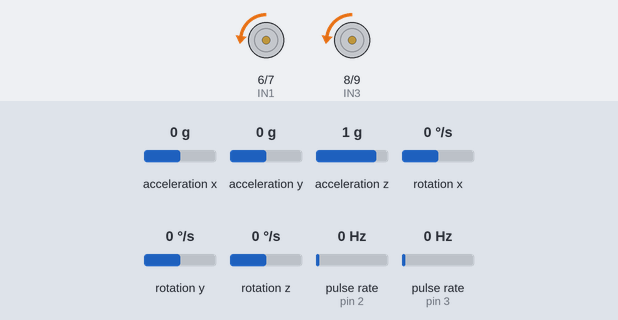
Bench run of a sketch on a simulated Arduino Uno, built with avr-gcc and run on an emulated ATmega328P. On the bench: motor-driver pin pairs drawn as motors (green arrow = first pin HIGH = forward, orange = second pin HIGH = backward, longer = more drive, scaled by the enable pin). Wiring (inferred from the names in the program): 2 × pulse sensor: data pin 2 / data pin 3; MPU-6050 motion sensor at I2C address 0x68. The test bench sets the inputs (shaded band); at power-on: acceleration y 0 g, rotation x 0 °/s, acceleration z 1 g, acceleration x 0 g, rotation y 0 °/s, rotation z 0 °/s, pulse rate (sensors on pin 2, pin 3) 0 Hz.

Above: at 1.2 s.
1.3 s: acceleration y set to -1.4 g
3.6 s: rotation x set to 22 °/s
6.6 s: rotation x set to 26 °/s
At 8.2 s:
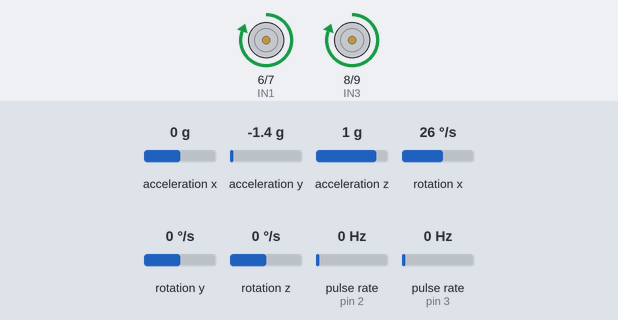
8.5 s: rotation x set to 100 °/s
At 9.86 s:
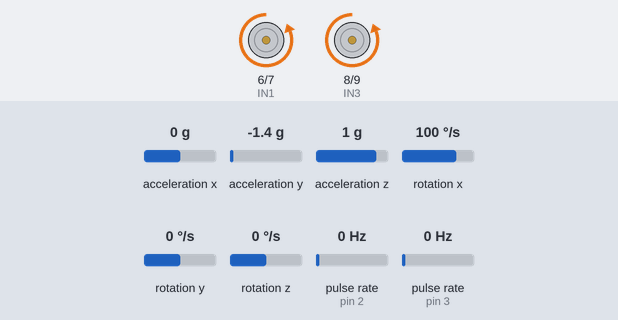
11.4 s: acceleration z set to 0.6 g
14.3 s: acceleration z set to 0.4 g
At 15.8 s:
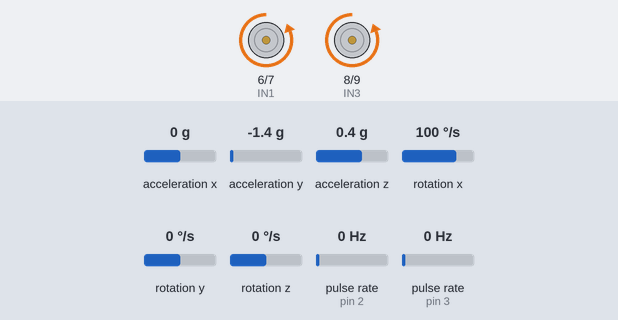
Timing chart, 0 to 17.3 s (numbered marks = the images above; inputs shaded):
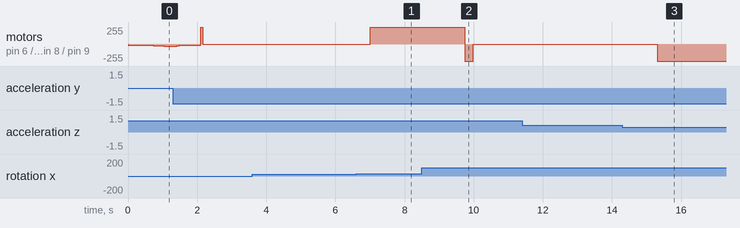

The sketch:

test.ino
```cpp
#include <Wire.h>
#include <MsTimer2.h>      //需要从库管理器中下载
#include <SoftwareSerial.h>


//宏定义
//编码器引脚定义
#define ENCODER_L 2
#define DIRECTION_L 4
#define ENCODER_R 3
#define DIRECTION_R 13

//TB6612FNG驱动模块控制信号 共6个
#define IN1 6
#define IN2 7
#define IN3 8
#define IN4 9
#define PWMA 5
#define PWMB 10

#define BTRX 11
#define BTTX 12


//SoftwareSerial BTserial(BTRX,BTTX);

//PID 相关
float Kp1=1,Ki1=0.0,Kd1=0,/*第一级的PID系数*/
      Kp2=0.45,Ki2=0.1,Kd2=0.08;/*第二级的PID系数*/

//计算速度有关:
int L_cnt=0,R_cnt=0,
    L_velocity=0,R_velocity=0,
    Aim_velocity=0,Aim_derction=0;

float accgyo[3];   //只需要三个数据，依次为x轴加速度、z轴加速度、y轴角速度
float Angle=0,Aim_angle=0,Gyo=0;    //小车倾角，和角速度

//陀螺仪初始化
void Mpu6050_Init()
{
  Wire.beginTransmission(0b1101000);  //Mpu6050硬件地址
  Wire.write(0x6b);                   //Mpu6050电源管理寄存器
  Wire.write(0);                      //写零开启Mpu6050
  Wire.endTransmission();

  //还可以设置量程//根据数据手册
  Wire.beginTransmission(0b1101000);  //Mpu6050硬件地址
  Wire.write(0x1b);                   //角速度设置寄存器
  Wire.write(8);                      //设置角速度量程为500°/s（加速度默认为2g）
  Wire.endTransmission();
}


//获得加速度和角速度数据
void GetMpuData(float accgyo[])
{
  short data[6]; //储存原始数据，两字节
  Wire.beginTransmission(0b1101000);
  Wire.write(0x3B);
  Wire.endTransmission();
  Wire.requestFrom(0b1101000,14);

  while(Wire.available() < 14);
  data[0] = Wire.read()<<8|Wire.read();  //x轴加速度
  data[1] = Wire.read()<<8|Wire.read();
  data[2] = Wire.read()<<8|Wire.read();
  Wire.read();Wire.read();
  data[3] = Wire.read()<<8|Wire.read();
  data[4] = Wire.read()<<8|Wire.read();
  data[5] = Wire.read()<<8|Wire.read();

  accgyo[0]=-data[1]*0.000598154;
  accgyo[1]=data[2]*0.000598154;
  accgyo[2]=-data[3]*0.015259;
}

//角速度和加速度融合计算倾角，尽量简单实用
void CalculateAngle()
{
  static float gyo_last=0;

  accgyo[2]+=0.0;//校准，需要实测

  Gyo=0.5*(accgyo[2]+gyo_last);   //角速度一阶滤波
  gyo_last=accgyo[2];

  Angle=0.005*(57.296*atan(accgyo[0]/accgyo[1])+(-1.8)/*调零需要实测*/)+0.995*(Angle+(accgyo[2])*0.005);
}

//编码器中断处理函数。 正负，加减，高低电平需要实测
void L_encoder()
{
  //该函数力求简单，提高执行速度
  if(digitalRead(ENCODER_L)==HIGH)
  {
    if(digitalRead(DIRECTION_L)==LOW)L_cnt++;
    else L_cnt--;
  }
  else
  {
    if(digitalRead(DIRECTION_L)==HIGH)L_cnt++;
    else L_cnt--;
  }
}

void R_encoder()
{
   if(digitalRead(ENCODER_R)==HIGH)
  {
    if(digitalRead(DIRECTION_R)==LOW)
      R_cnt++;
    else R_cnt--;
  }
  else
  {
    if(digitalRead(DIRECTION_R)==HIGH)
      R_cnt++;
    else R_cnt--;
  }
}

//设定电机的pwm 范围为-255到+255
void Set_pwm(int L_pwm,int R_pwm)
{
  //倾倒检测，有必要，该倾倒处理需要倾倒后重启小车
  if(Angle>30||Angle<-30)
  {
    digitalWrite(IN1,LOW);
    digitalWrite(IN2,LOW);
    digitalWrite(PWMA,LOW);
    digitalWrite(IN3,LOW);
    digitalWrite(IN4,LOW);
    digitalWrite(PWMB,LOW);
    return;
  }

  //限幅
  if(L_pwm<-255)L_pwm=-255;
  if(L_pwm>255)L_pwm=255;
  if(R_pwm<-255)R_pwm=-255;
  if(R_pwm>255)R_pwm=255;


  if(L_pwm>=0)
  {
    digitalWrite(IN1,HIGH);
    digitalWrite(IN2,LOW);
    analogWrite(PWMA,L_pwm);
  }
  else
  {
    digitalWrite(IN1,LOW);
    digitalWrite(IN2,HIGH);
    analogWrite(PWMA,-L_pwm);
  }
  if(R_pwm>=0)
  {
    digitalWrite(IN3,HIGH);
    digitalWrite(IN4,LOW);
    analogWrite(PWMB,R_pwm);
  }
  else
  {
    digitalWrite(IN3,LOW);
    digitalWrite(IN4,HIGH);
    analogWrite(PWMB,-R_pwm);
  }
}

//计算轮子的速度
void Get_velocity()
{
  static int L_lastcnt=0,R_lastcnt=0;
  L_velocity=L_cnt-L_lastcnt;
  R_velocity=R_cnt-R_lastcnt;
  L_lastcnt=L_cnt;
  R_lastcnt=R_cnt;
}

int Balance_pwm=0;
//直立pid控制，采用串级pid
void Balance_control()
{
  static float I1=0/*为计算第一级积分*/,I2=0/*为计算第二级积分*/,last1=0,/*为计算第一级微分*/last2=0/*为计算第二级的微分*/,out1=0/*第一级的输出*/;
  float angle_error=0;

  angle_error=Angle-Aim_angle;

  I1+=angle_error;
  //积分限幅
  //if(I1>100)I1=100;
  //if(I1<-100)I1=-100;

  //过零点消除积分
  //if(angle_last*Angle<=0)I1=0;
  //angle_last=Angle;

  out1=-(angle_error*Kp1+I1*Ki1+(angle_error-last1)*Kd1);
  last1=angle_error;

  I2+=(Gyo-out1);
  Balance_pwm=(Gyo-out1)*Kp2+I2*Ki2+((Gyo-out1)-last2)*Kd2;
  last2=(Gyo-out1);
}

//方向控制
int Direction_pwm=0;
void Direction_control()
{
  float p=0.3;
  L_cnt+=Aim_derction;
  L_cnt-=Aim_derction;
  Direction_pwm=(L_cnt-R_cnt)*p;
}

int Velocity_pwm=0;
void Velocity_control()
{
  float p=0.05;
  Aim_angle=(L_velocity+R_velocity-Aim_velocity)*p;
}

//刷新输出
void Out_Flash()
{
  int L_pwm=Balance_pwm+Velocity_pwm-Direction_pwm,
      R_pwm=Balance_pwm+Direction_pwm+Velocity_pwm;

  //去掉死区,死去大小要实测
  if(L_pwm>0)L_pwm+=15;
  else L_pwm-=15;
  if(R_pwm>0)R_pwm+=15;
  else R_pwm-=15;

  Set_pwm(L_pwm,R_pwm);
}

long t1=0;//控制函数计时
//主要内核函数
void Kernel()
{
   sei();   //再次打开中断，不然会出现问题；该函数已不需要

   //打印中断时间
   //Serial.println(millis()-t1);
   //t1=millis();

   static int cnt=0;   //中断次数计数器

   GetMpuData(accgyo);
   CalculateAngle();

   Direction_control();

   //20ms执行一次
   if(cnt%10==0)
   {
    Get_velocity();
    //Direction_control();
    Velocity_control();
   }

   Balance_control();
   Out_Flash();
   cnt++;
}

long t;   //记录中断运行时
void setup() {
  // put your setup code here, to run once:

  //编码器引脚初始化
  pinMode(ENCODER_L,INPUT);
  pinMode(DIRECTION_L,INPUT);
  pinMode(ENCODER_R,INPUT);
  pinMode(DIRECTION_R,INPUT);

  //电机引脚初始化
  pinMode(IN1,OUTPUT);
  pinMode(IN2,OUTPUT);
  pinMode(PWMA,OUTPUT);
  pinMode(IN3,OUTPUT);
  pinMode(IN4,OUTPUT);
  pinMode(PWMB,OUTPUT);

  Serial.begin(2000000);   //串口调试,波特率的高低决定串口打印的时间
//  BTserial.begin(9600);

  //BTserial.println("AT+NAMEBalanceCar0");
  //delay(1000);

  Wire.begin();          //初始化IIC连接

  Mpu6050_Init();        //mpu6050初始化（设置）

  //编码器中断初始化
  attachInterrupt(0,L_encoder,CHANGE);
  attachInterrupt(1,R_encoder,CHANGE);

  MsTimer2::set(5,Kernel);  //定时中断dt ms, Kernel()主要控制函数
  MsTimer2::start();

}

char a,num[8],ch;
void loop() {
  // put your main code here, to run repeatedly:
//    if(BTserial.available())
//    {
//      a=BTserial.read();
//      //Serial.print(a);
//      if(a=='{')
//      {
//        char p=0;
//
//        ch=BTserial.read();
//        BTserial.read();
//
//         while(BTserial.available())
//         {
//           num[p++]=BTserial.read();
//         }
//         num[--p]='\0';
//         float nu=atol(num);
//         Serial.println(nu);
//         switch(ch)
//         {
//          case '0':Kp1+=(nu-50000)/200000;
//          case '1':Ki1+=(nu-50000)/200000;
//          case '2':Kd1+=(nu-50000)/200000;
//          case '3':Kp2+=(nu-50000)/200000;
//          case '4':Ki2+=(nu-50000)/200000;
//          case '5':Kd2+=(nu-50000)/200000;
//         }
//
//      }
//      switch (a)
//      {
//        case 'A':Aim_velocity=-5;Aim_derction=0;break;
//        case 'B':Aim_velocity=-5;Aim_derction=1;break;
//        case 'C':Aim_velocity=0;Aim_derction=1;break;
//        case 'D':Aim_velocity=5;Aim_derction=1;break;
//        case 'E':Aim_velocity=5;Aim_derction=0;break;
//        case 'F':Aim_velocity=5;Aim_derction=-1;break;
//        case 'G':Aim_velocity=0;Aim_derction=-1;break;
//        case 'H':Aim_velocity=-5;Aim_derction=-1;break;
//        case 'Z':Aim_velocity=0;Aim_derction=0;break;
//      }
//    }

}
```

Measured:
- the behaviour switches between 23 and 24 °/s on rotation x (found by bisection; images 0 and 1)
- after the input at 3.6 s, every drawn part: stays the same
- after the input at 6.6 s, motor on pin 6 (IN1) / pin 7 (IN2), motor on pin 8 (IN3) / pin 9 (IN4): stopped → forward 255/255 after 0.41 s
- after the input at 8.5 s, motor on pin 6 (IN1) / pin 7 (IN2), motor on pin 8 (IN3) / pin 9 (IN4): forward 255/255 → backward 255/255 after 1.2 s, → stopped 0.24 s later
- after the input at 11.4 s, every drawn part: stays the same
- after the input at 14.3 s, motor on pin 6 (IN1) / pin 7 (IN2), motor on pin 8 (IN3) / pin 9 (IN4): stopped → backward 255/255 after 1.0 s
- by itself, motor on pin 6 (IN1) / pin 7 (IN2), motor on pin 8 (IN3) / pin 9 (IN4): rises from backward 36/255 to forward 255/255 in 0.78 s, then falls to stopped in 0.07 s
